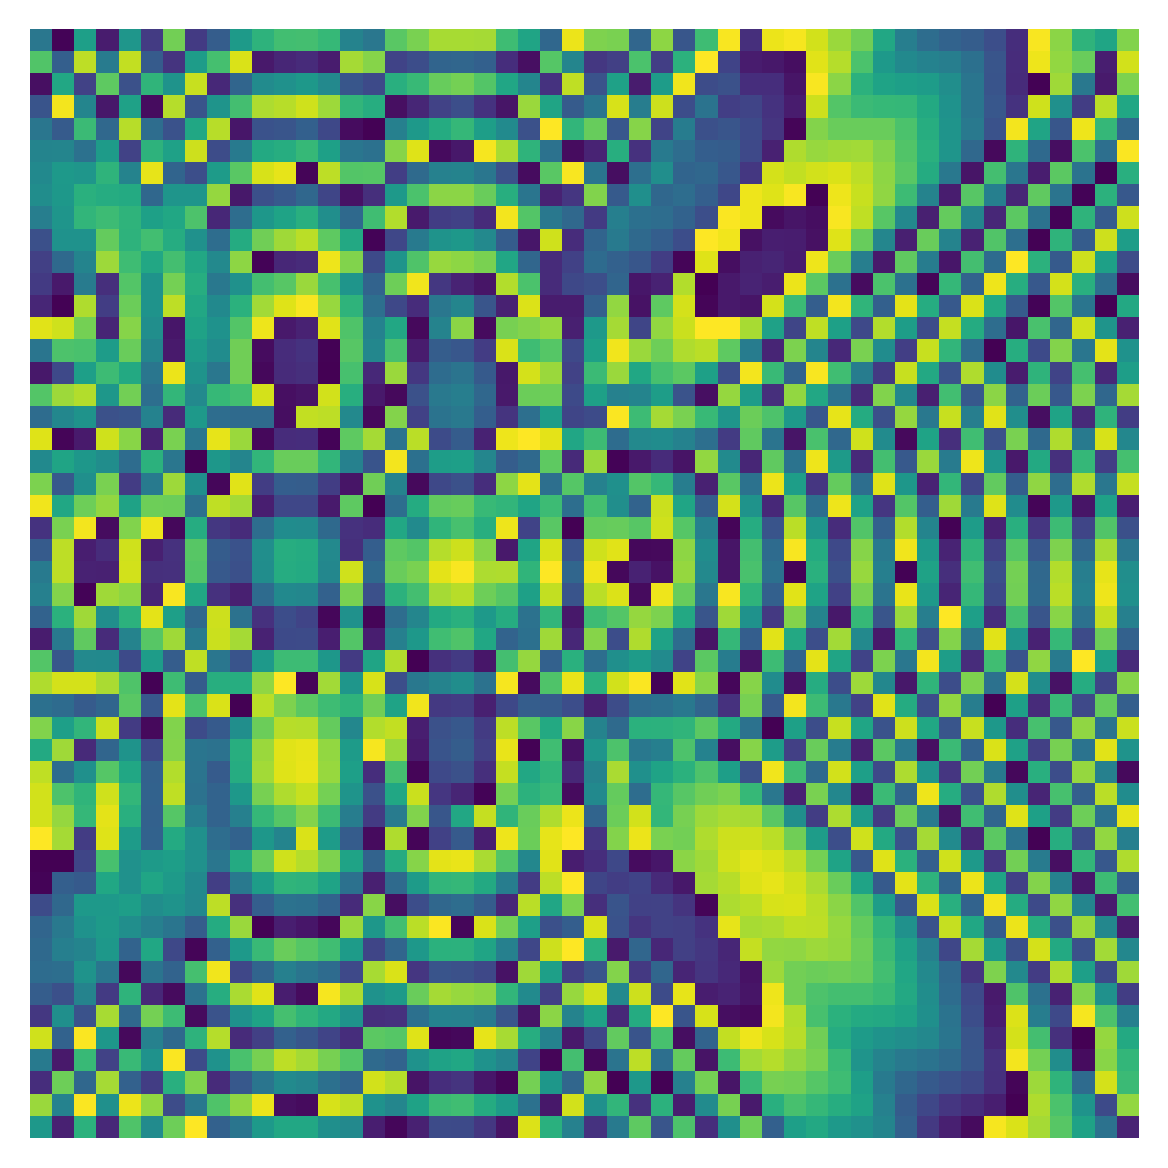

This chart was generated by the following Python code:
import numpy as np
import matplotlib.pyplot as plt
from scipy.fft import fft2, ifft2

# Load target amplitude image
target_amplitude = plt.imread("D:\\testimage\\O.png")
# Convert to grayscale if needed
if len(target_amplitude.shape) > 2:
    target_amplitude = np.mean(target_amplitude, axis=2)

# Normalize target amplitude to [0, 1] range
target_amplitude /= np.max(target_amplitude)

# Define parameters
source_distance = 0.005  # Source plane distance from target plane in meters
speed_of_sound = 1500  # Speed of sound in m/s
frequency = 2e6  # Excitation frequency in Hz
iterations = 100  # Maximum number of iterations
tolerance = 0.01  # Tolerance for amplitude reconstruction difference

# Calculate wavelength
wavelength = speed_of_sound / frequency

# Initialize source plane phase
source_phase = np.random.rand(*target_amplitude.shape) * 2 * np.pi

# Initialize difference with a large value
difference = float('inf')

# Iterative phase retrieval
for i in range(iterations):
    # Compute transfer function
    transfer_function = np.exp(1j * 2 * np.pi * source_distance / wavelength *
                               np.sqrt(1 - (np.fft.fftfreq(target_amplitude.shape[0])[:, np.newaxis]**2 +
                                            np.fft.fftfreq(target_amplitude.shape[1])**2)))

    # Compute hologram
    hologram = fft2(target_amplitude * np.exp(1j * source_phase))

    # Retrieve phase
    source_phase = np.angle(ifft2(hologram * transfer_function))

    # Check reconstruction difference every 10 iterations
    if (i + 1) % 10 == 0:
        reconstructed_amplitude = np.abs(ifft2(hologram * transfer_function))
        difference = np.mean(np.abs(reconstructed_amplitude - target_amplitude))
        print(f"Iteration {i+1}: Mean absolute difference: {difference}")

    # Check reconstruction convergence
    if difference < tolerance:
        print("Reconstruction converged after", i+1, "iterations.")
        break

# Reconstruct amplitude
reconstructed_amplitude = np.abs(ifft2(hologram * transfer_function))

# Save target amplitude image
plt.figure(figsize=(5, 5))
plt.imshow(target_amplitude, cmap='viridis')
plt.title('Target Amplitude')
plt.axis('off')
plt.savefig('target_amplitude.png', bbox_inches='tight', pad_inches=0)
plt.close()

# Save source phase image
plt.figure(figsize=(5, 5))
plt.imshow(source_phase, cmap='viridis')
plt.title('Source Phase')
plt.axis('off')
plt.savefig('source_phase.png', bbox_inches='tight', pad_inches=0)
plt.close()

# Save reconstructed amplitude image
plt.figure(figsize=(5, 5))
plt.imshow(reconstructed_amplitude, cmap='viridis')
#plt.title('Reconstructed Amplitude')
plt.axis('off')
plt.savefig('reconstructed_amplitude.png', bbox_inches='tight', pad_inches=0)
plt.close()
